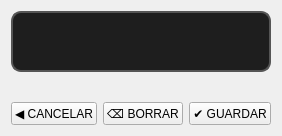
            <widget class="QWidget" name="keyboardPage">
             <layout class="QVBoxLayout" name="verticalLayout_kb" stretch="1,5,1">
              <item>
               <widget class="QLabel" name="keyboardDisplay">
                <property name="font">
                 <font>
                  <pointsize>24</pointsize>
                  <bold>true</bold>
                 </font>
                </property>
                <property name="styleSheet">
                 <string>background-color: #1e1e1e; border: 2px solid #555555; border-radius: 10px; padding: 10px; color: #FFEB3B;</string>
                </property>
                <property name="text">
                 <string/>
                </property>
                <property name="alignment">
                 <set>Qt::AlignmentFlag::AlignCenter</set>
                </property>
               </widget>
              </item>
              <item>
               <widget class="QWidget" name="keyboardContainerWidget" native="true">
                <layout class="QGridLayout" name="keyboardGridLayout"/>
               </widget>
              </item>
              <item>
               <layout class="QHBoxLayout" name="horizontalLayout_kb_buttons">
                <item>
                 <widget class="QPushButton" name="keyboardCancelButton">
                  <property name="sizePolicy">
                   <sizepolicy hsizetype="Expanding" vsizetype="Expanding">
                    <horstretch>0</horstretch>
                    <verstretch>0</verstretch>
                   </sizepolicy>
                  </property>
                  <property name="text">
                   <string>◀ CANCELAR</string>
                  </property>
                  <property name="type" stdset="0">
                   <string>secondary</string>
                  </property>
                 </widget>
                </item>
                <item>
                 <widget class="QPushButton" name="keyboardBackspaceButton">
                  <property name="sizePolicy">
                   <sizepolicy hsizetype="Expanding" vsizetype="Expanding">
                    <horstretch>0</horstretch>
                    <verstretch>0</verstretch>
                   </sizepolicy>
                  </property>
                  <property name="text">
                   <string>⌫ BORRAR</string>
                  </property>
                 </widget>
                </item>
                <item>
                 <widget class="QPushButton" name="keyboardAcceptButton">
                  <property name="sizePolicy">
                   <sizepolicy hsizetype="Expanding" vsizetype="Expanding">
                    <horstretch>0</horstretch>
                    <verstretch>0</verstretch>
                   </sizepolicy>
                  </property>
                  <property name="text">
                   <string>✔ GUARDAR</string>
                  </property>
                  <property name="type" stdset="0">
                   <string>primary</string>
                  </property>
                 </widget>
                </item>
               </layout>
              </item>
             </layout>
            </widget>
